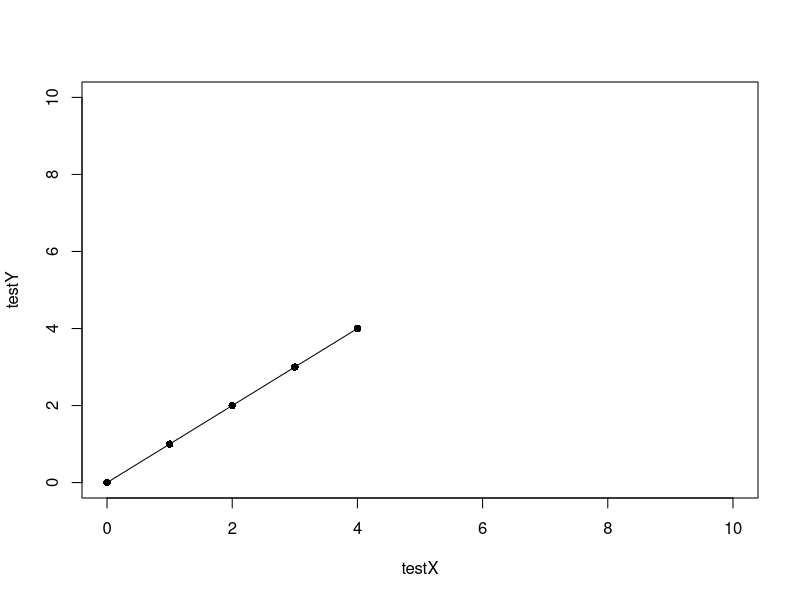
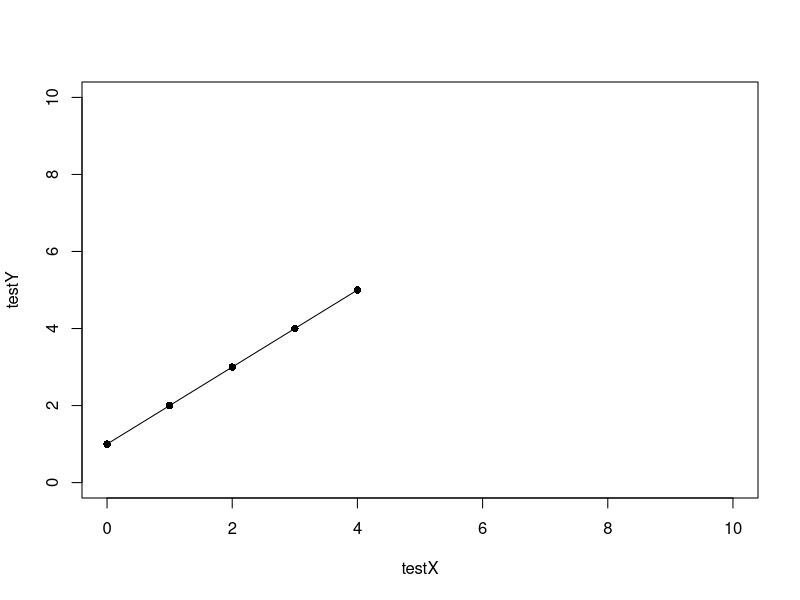
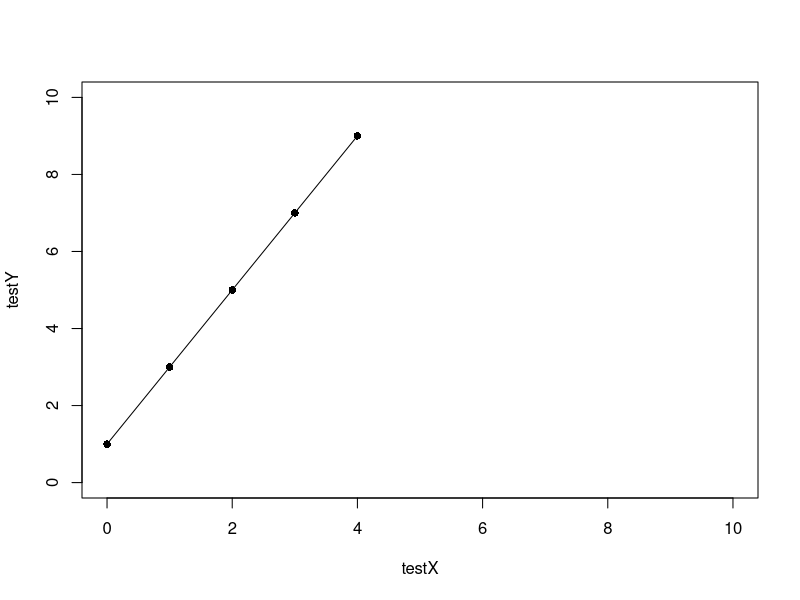
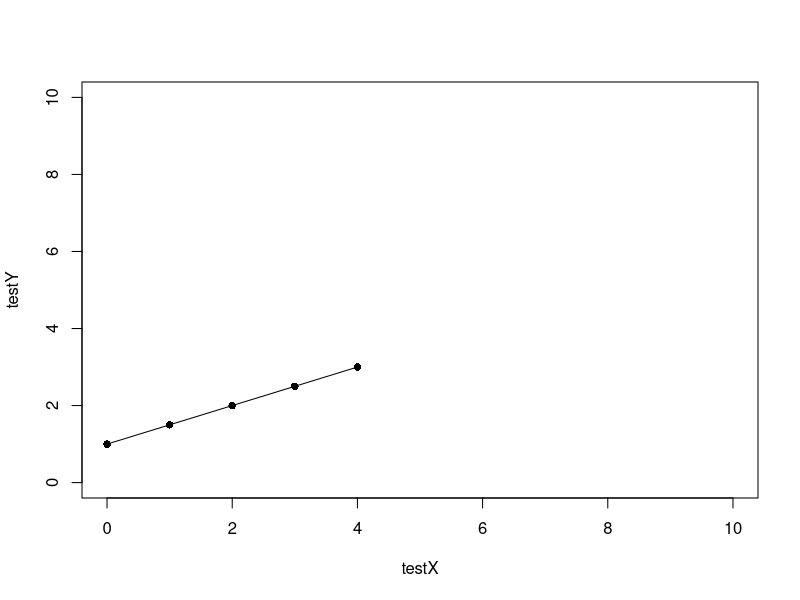
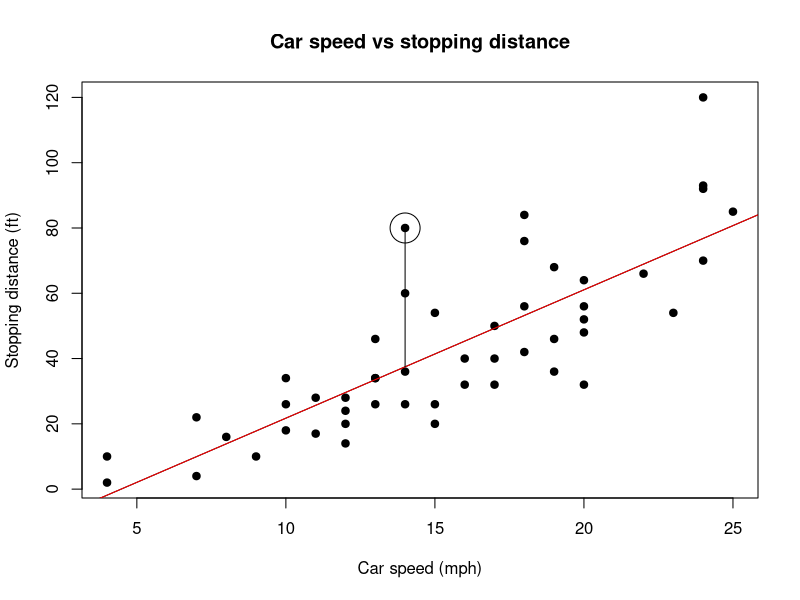
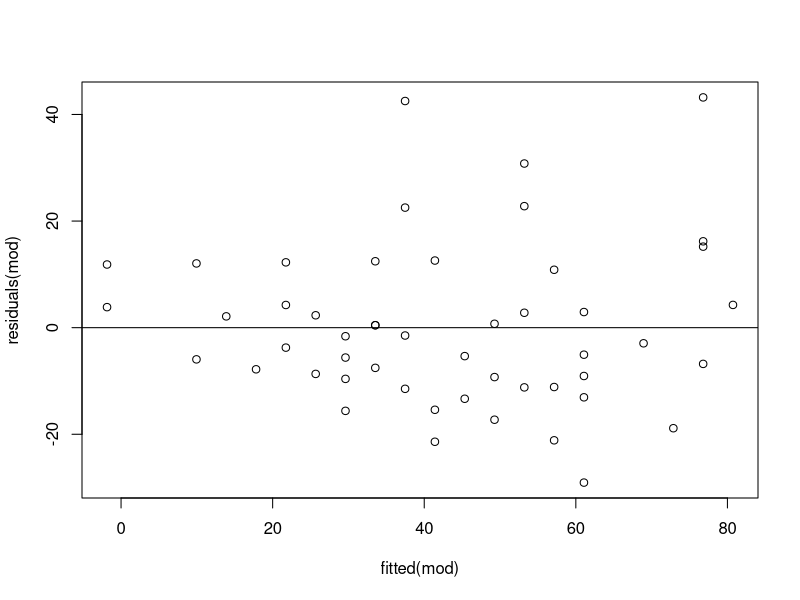
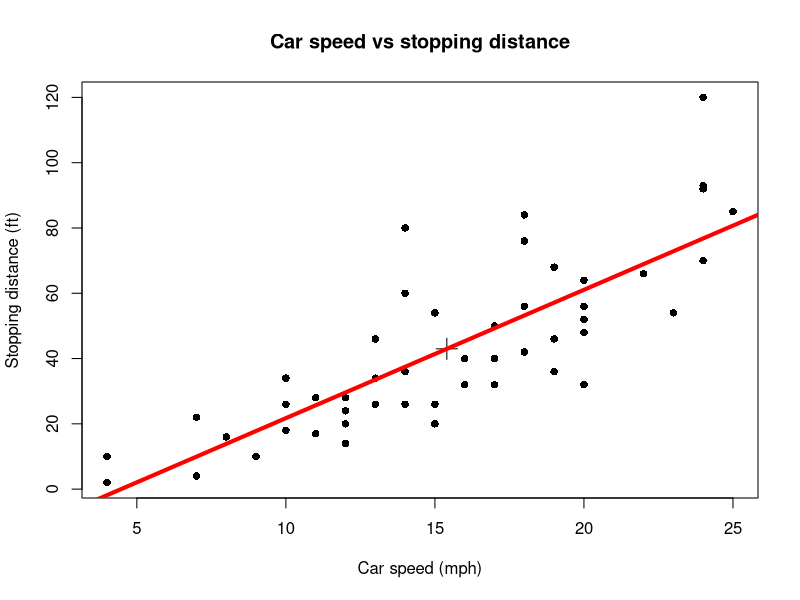

Write R code to recreate these figures, in order.
# Some R code for running through various aspects of (really simple) linear models.
# Written by Stewart Macdonald <stewart.macdonald@my.jcu.edu.au>
# Useful links:
# http://onlinestatbook.com/2/regression/intro.html
# http://blog.minitab.com/blog/adventures-in-statistics/regression-analysis-how-do-i-interpret-r-squared-and-assess-the-goodness-of-fit
# http://blog.minitab.com/blog/adventures-in-statistics/why-you-need-to-check-your-residual-plots-for-regression-analysis
# http://en.wikipedia.org/wiki/Coefficient_of_determination#Adjusted_R2
# http://faculty.chicagobooth.edu/richard.hahn/teaching/FormulaNotation.pdf

# Thanks to Ben Phillips for clarification of a couple of key points.


#STRAIGHT LINES
# This is a simple example where y = x
testX <- 0:4
testY <- testX
plot(testX, testY, pch=16, xlim=c(0,10), ylim=c(0, 10))
lines(testX, testY)

# The y-intercept is the value of y when x=0. In the above case, the intercept is 0.
# We can shift the intercept by adding a constant amount to x. Here, the intercept is now 1:
testY <- testX + 1
plot(testX, testY, pch=16, xlim=c(0,10), ylim=c(0, 10))
lines(testX, testY)

# The above examples have a gradient (slope, or 'b') of 1. For every increase in the x-axis of 1, we get an increase in the y-axis of 1.
# To calculate the slope, you divide the change in y (Δy) by the change in x (Δx).
# Δy/Δx = b
#   1/1 = 1:
(testY[2] - testY[1]) / (testX[2] - testX[1])

# We can make the slope steeper:
testY <- 2 * testX + 1
plot(testX, testY, pch=16, xlim=c(0,10), ylim=c(0, 10))
lines(testX, testY)
# In the above, the gradient is now 2:
(testY[2] - testY[1]) / (testX[2] - testX[1])

# Shallow slope:
testY <- 0.5 * testX + 1
plot(testX, testY, pch=16, xlim=c(0,10), ylim=c(0, 10))
lines(testX, testY)
# The gradient is now 0.5:
(testY[2] - testY[1]) / (testX[2] - testX[1])

# The general equation for a straight line is:
# y = bx + A
# where b is the slope and A is the y-intercept

# Straight lines are important in linear models.




# LINEAR MODELS
# The next examples use the cars dataset. See ?cars for more info.
# "The data give the speed of cars and the distances taken to stop."

# Create a blank plot, sized to fit our data, with appropriate axes.
plot(cars$speed, cars$dist, xlab='Car speed (mph)', ylab='Stopping distance (ft)', main='Car speed vs stopping distance', pch=NA)

# Now add in data points.
points(cars$speed, cars$dist)

# There is a clear positive relationship between car speed and stopping distance (cars travelling faster need more distance in which to stop).
# Create a linear model object (called 'mod' here) that tells us about the relationship between speed (the predictor variable) and stopping distance (the response variable)
mod <- lm(cars$dist ~ cars$speed)

# Side note: See that lm() uses formula notation (R uses a variant of Wilkinson–Rogers notation).
# We say that we're modelling "distance as a function of speed".
# Many other R functions can understand formula notation. Here, we replot the data using a formula (changing the plotting character to a solid circle so you can see that it worked):
points(cars$dist ~ cars$speed, pch=16)

# we can view a summary of this model object
summary(mod)
##################################################################
# Call:
# lm(formula = cars$dist ~ cars$speed)
# 
# Residuals:
#     Min      1Q  Median      3Q     Max 
# -29.069  -9.525  -2.272   9.215  43.201 
# 
# Coefficients:
#             Estimate Std. Error t value Pr(>|t|)    
# (Intercept) -17.5791     6.7584  -2.601   0.0123 *  
# cars$speed    3.9324     0.4155   9.464 1.49e-12 ***
# ---
# Signif. codes:  0 ‘***’ 0.001 ‘**’ 0.01 ‘*’ 0.05 ‘.’ 0.1 ‘ ’ 1
# 
# Residual standard error: 15.38 on 48 degrees of freedom
# Multiple R-squared:  0.6511,	Adjusted R-squared:  0.6438 
# F-statistic: 89.57 on 1 and 48 DF,  p-value: 1.49e-12
##################################################################

# In a model with a response variable and a single predictor, we get a y-intercept value (the A value in our general linear equation) and a single slope value (b). These are the 'Estimates':
#       Intercept (A) = -17.5791
# Slope for speed (b) =   3.9324

# we can use the output of the linear model to plot a straight line (that's the 'linear' part of this) through our data, using the intercept and slope:
abline(a=coef(mod)['(Intercept)'], b=coef(mod)['cars$speed'])

# the abline function (so named because it plots a line using values of A and b) is smart enough to extract the slope and intercept from a regression object:
abline(reg=mod, col='red')

# Essentially, a linear model is fitting a 'line of best fit' through your data and then giving you information about that fit.
# The line is trying to approximate your data, enabling you to predict a value of y for any other value of x.
# So if we have an x-value of 10.5, our expected y-value would be:
# y = bx + A
y <- 3.9324 * 10.5 + -17.5791
#  = 23.7111

# For each set of observations, you'll have a real value of y and a 'fitted' value (often denoted as y'). This is the value of y that sits on the line at x.
# We'll examine one data point (point 23, for no particular reason) more closely:
points(cars[23, ], cex=4)

# look at the actual value of y (=dist):
cars[23, ] # speed = 14 and dist = 80

# look at the 'fitted' value of y:
fitted(mod)[23] # 37.47463

# We can assess how close our real value is to the fitted value by subtracting them:
cars$dist[23] - fitted(mod)[23] # 42.52537
# Our real value is 42.5 (feet, in this case) higher than the fitted value. This difference is called the 'residual' (i.e., what value is left over when we've fitted the data).
# Our model object contains these residuals:
residuals(mod)[23] # 42.52537

# We can visualise this difference by drawing a line from the real value to the fitted value:
lines(c(cars$speed[23], cars$speed[23]), c(cars$dist[23], fitted(mod)[23]))

# The regression line we plotted with the abline() function is the line that minimises the sum of these squared residuals.
sum(residuals(mod)^2) # 11353.52

# We can plot the residuals against the fitted values:
plot(fitted(mod), residuals(mod))
abline(h=0)
# They should be evenly distributed around the 0 line, which indicates that the errors of prediction (the residuals) are random.
# Non-random errors might occur when our predictor variables aren't capturing some explanatory power, which is instead 'leaking' into the residuals.

# Replot the speed vs dist data:
plot(cars$speed, cars$dist, xlab='Car speed (mph)', ylab='Stopping distance (ft)', main='Car speed vs stopping distance', pch=16)
abline(reg=mod, col='red')

# We could fit other lines to our data, but all other lines would have higher sums of squares.
# This type of regression is called an 'ordinary least squares' regression, because it's minimising the sum of the squares of the residuals.

# A linear model calculates the slope (b) with the following equation:
# b = r * ( sd(y) / sd(x) )
#  Where:
#   sd(x) is the standard deviation of x
#   sd(y) is the standard deviation of y
#   r is the correlation between x and y
# So:
b <- cor(cars$speed, cars$dist) * ( sd(cars$dist) / sd(cars$speed) )

# We can plot the centroid (the coordinate of the x and y means):
points(mean(cars$speed), mean(cars$dist), pch=3, cex=2)
# The regression line (the line with slope b) will pass through this centroid.
# Knowing the centroid means we have a known point on our regression line. We can use these known values to rearrange the straight-line equation and solve for A:
# y = bx + A
# A = y - bx

# More generally:
# A = mean(y) - b * mean(x)
A <- mean(cars$dist) - ( b * mean(cars$speed) )

# We can then use the slope and intercept to plot the regression line through our data (with a line width of 4 to overwrite the previous lines):
abline(a=A, b=b, lwd=4, col='red')




# INTERPRETING THE OUTPUT OF A LINEAR MODEL
# Look at a summary of the model object:
summary(mod)
##################################################################
# Call:
# lm(formula = cars$dist ~ cars$speed)
# 
# Residuals:
#     Min      1Q  Median      3Q     Max 
# -29.069  -9.525  -2.272   9.215  43.201 
# 
# Coefficients:
#             Estimate Std. Error t value Pr(>|t|)    
# (Intercept) -17.5791     6.7584  -2.601   0.0123 *  
# cars$speed    3.9324     0.4155   9.464 1.49e-12 ***
# ---
# Signif. codes:  0 ‘***’ 0.001 ‘**’ 0.01 ‘*’ 0.05 ‘.’ 0.1 ‘ ’ 1
# 
# Residual standard error: 15.38 on 48 degrees of freedom
# Multiple R-squared:  0.6511,	Adjusted R-squared:  0.6438 
# F-statistic: 89.57 on 1 and 48 DF,  p-value: 1.49e-12
##################################################################

# Let's look at the important lines

##################################################################
# "(Intercept) -17.5791     6.7584  -2.601   0.0123 *"
##################################################################
# This just tells us that the intercept is different from zero.  
# Normally this isn't particularly interesting because the null hypothesis,
#	 that the intercept is 0, is usually not a useful null hypothesis.
# Usually we are more interested in whether there is a relationship between our variables.
# This relationship is represented by the slope of the line.

##################################################################
# "# cars$speed    3.9324     0.4155   9.464 1.49e-12 ***"
##################################################################
# This line gives us information about speed as a predictor variable, including the slope of the line.
# The '***' tells us that speed has a statistically significant effect on stopping distance.
# That is, the slope is significantly different from zero (i.e., there is a relationship).
# In this case, our p-value is < 0.001.

##################################################################
# "Residual standard error: 15.38 on 48 degrees of freedom"
##################################################################
# This is the standard error of the estimates. The smaller the error, the more accurate are the predicted values.
# It's built on 48 degrees of freedom, which is nrow(cars) - 2, as we used 2 parameters (slope and intercept) to calculate it.
sqrt( sum(residuals(mod)^2) / (nrow(cars) - 2) )
# -2 because we're calculating from a sample, not the population, and we've already used two parameters (slope and intercept)
# nrow() is function that returns the number of rows in a data frame. In our case, this is the number of observations we have in the cars dataset (50 rows).

##################################################################
# "Multiple R-squared:  0.6511,	Adjusted R-squared:  0.6438 "
##################################################################
# R-squared is a measure of goodness of fit, and is the proportion of the response variable variation that is explained by the model.
# In our simple linear regression, it is:
rsq <- cor(cars$speed, cars$dist)^2 
# R-squared will always increase as you add predictor variables in a multiple regression, but this doesn't mean that your model is getting better.
# Adding more terms might simply start 'explaining' random noise in your data.
# The adjusted R-squared value accounts for the number of terms in the model.
# The adjusted value can be used to compare goodness-of-fit between two models with differing numbers of terms.
# It can be negative, and will always be less than or equal to the standard R-squared.
p <- 1 # we have one predictor: speed
rsq.adj <- 1 - (1 - rsq) * ( (nrow(cars) - 1) / (nrow(cars) - p - 1) )


# Multiple regression
# Car speed is obviously not the only factor that will have an effect on stopping distance.
# We can append two other car-based factors to our dataframe.
# A list of somewhat realistic masses that we expect to have an effect on dist:
mass <- c(40, 80, 40, 90, 90, 40, 110, 200, 300, 50, 80, 60, 70, 80, 90, 80, 110, 110, 150, 70, 90, 200, 300, 40, 60, 120, 80, 90, 80, 90, 110, 80, 110, 150, 200, 80, 100, 150, 70, 90, 95, 100, 110, 110, 90, 110, 150, 155, 180, 90)
# Note: the c() function in R combines these individual numbers into a numeric vector (i.e., a collection of numbers).

# These are 50 random ages between 18 and 90, generated with sample(18:90, 50).
# We expect that these will have no effect on stopping distance, as they are random numbers.
# (Note that in the real world, driver age probably does have an effect on stopping distance; people aged 1, 30, and 90 are likely to have very different reaction times.)
driverAge <- c(56, 85, 83, 32, 49, 78, 38, 29, 48, 69, 74, 41, 58, 62, 82, 87, 45, 50, 77, 26, 34, 66, 86, 65, 90, 27, 60, 46, 72, 28, 64, 19, 63, 59, 57, 54, 25, 51, 18, 61, 36, 67, 35, 31, 39, 81, 76, 23, 30, 68)

# cbind binds these two extra columns to our existing cars dataframe, and creates a new 'cars2' object
cars2 <- cbind(cars, mass, driverAge)

# Now we can generate some models with differing numbers of terms
mod1 <- lm(dist ~ speed, data=cars2)
mod2 <- lm(dist ~ speed + mass, data=cars2)
mod3 <- lm(dist ~ speed + mass + driverAge, data=cars2)

# Our R-squared value will keep increasing as we add in new predictor variables, but our adjusted R-squared value
# should not increase (or will increase only slightly) when we add in driverAge, because it doesn't add much to the predictive power of our model.
summary(mod1) # Multiple R-squared:  0.6511,  Adjusted R-squared:  0.6438
summary(mod2) # Multiple R-squared:  0.8475,  Adjusted R-squared:  0.841
summary(mod3) # Multiple R-squared:  0.8508,  Adjusted R-squared:  0.841

# The adjusted r-squared of mod3 is the same as that of mod2, which tells us that adding in driverAge did not give us any additional explanatory power.

# Here's part of summary(mod3):
##################################################################
# Coefficients:
#                Estimate Std. Error t value Pr(>|t|)    
# (Intercept)   -39.61776    7.06669  -5.606 1.12e-06 ***
#   speed         3.65025    0.28863  12.647  < 2e-16 ***
#   mass          0.20664    0.02652   7.792 6.00e-10 ***
#   driverAge     0.07378    0.07292   1.012    0.317    
##################################################################
# This tells us that both speed and mass have a statistically significant effect on stopping distance (as indicated by the low p-values and the '***' signifiers at the end of rows),
# but that driverAge (with a p-value of 0.317) does not (which is expected, given that it's a random number).

# Also note that the slope for speed changes when we include mass in the model.

# Until now we've been visualising (graphing) a straight-line relationship with only one predictor, but what do we do with more than one predictor?
# With two predictor variables (plus the response variable, for a total of three variables), we can imagine a tilted plane that predicts our data, 
#	but by the time we get to four total variables it's best to give up visualising
#	and just accept that the model provides a prediction for each datapoint based on that point's predictor variable values.
#	The model fit is still minimising the sum of squared deviations between data and prediction.




# Interactions
# Adding in a (multiplicative) interaction term is the same as adding in a new additive predictor
# variable that itself is made up of the product of the two terms in the interaction.

# Create a new column in the cars2 data frame that is the product of speed and mass (i.e., speed multiplied by mass):
cars2$speedMass <- cars2$speed * cars2$mass

# Create a model object with an interaction between speed and mass (denoted by 'speed*mass'):
mod2 <- lm(dist ~ speed + mass + speed*mass, data=cars2)
# Note: the '*' operator means 'these two variables plus their interaction. The ':' operator means 'the interaction between these variables, but not the variables by themselves'.
# The I() operator means 'as-is', and can be used to generate new variables by interpreting arithmetic operators.
# The model will only include each variable once, so the following are equal:
#  dist ~ speed + mass + speed*mass
#  dist ~ speed + mass + speedMass
#  dist ~ speed + mass + I(speed*mass) # this is the same as calculating the product of speed and mass outside of the formula and including that new variable in the model.
#  dist ~ speed + mass + speed:mass
#  dist ~ speed*mass
# All of the above will include speed and mass and the multiplicative interaction between speed and mass.

# Create a model object that has the speedMass product in it. Note that we add it in with +, not *:
mod3 <- lm(dist ~ speed + mass + speedMass, data=cars2)

# Look at the summaries to see that the two models are equal:
summary(mod2)
summary(mod3)

# remove the speed*mass interaction, which is column number 5
cars2 <- cars2[,-5]
